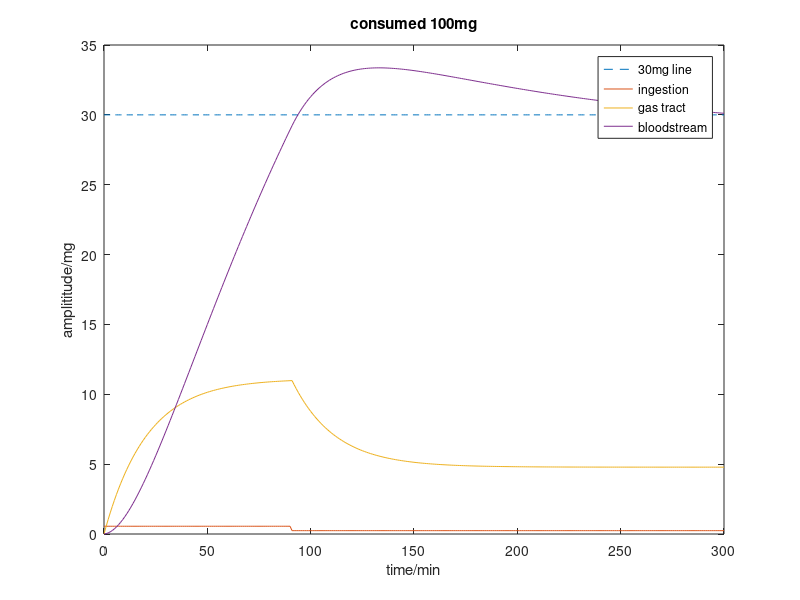

The MATLAB script that drew this image:
%% l

clear all; close all; clc;
dt = 1;
k1 = 3/60;
k2 = 0.5/60;

t = 0:dt:300;
L = length(t);

line = 30*ones(size(t));
plot(t,line,'--');
hold on



x1 = zeros(size(t));


a = find(t==0);
b = find(t==90);
x1(a:b)=(50/90)/dt;


c = find(t==91);
d = find(t==300);
x1(c:d)=(50/209)/dt;

x11 = zeros(size(t));
x11(a:b)=50/90;
x11(c:d)=50/209;

plot(t,x11);
xlabel('time/min')
ylabel('amplititude/mg')
title('consumed 100mg')

hold on

q1 = zeros(size(t));
y1 = zeros(size(t));

for i=2:L
    q1(i) = ( x1(i-1)*dt+q1(i-1) )/( 1+k1*dt );
    y1(i) = ( q1(i)*dt*k1+y1(i-1) )/( 1+k2*dt );
end

plot(t,q1);
plot(t,y1);
legend('30mg line','ingestion','gas tract','bloodstream');